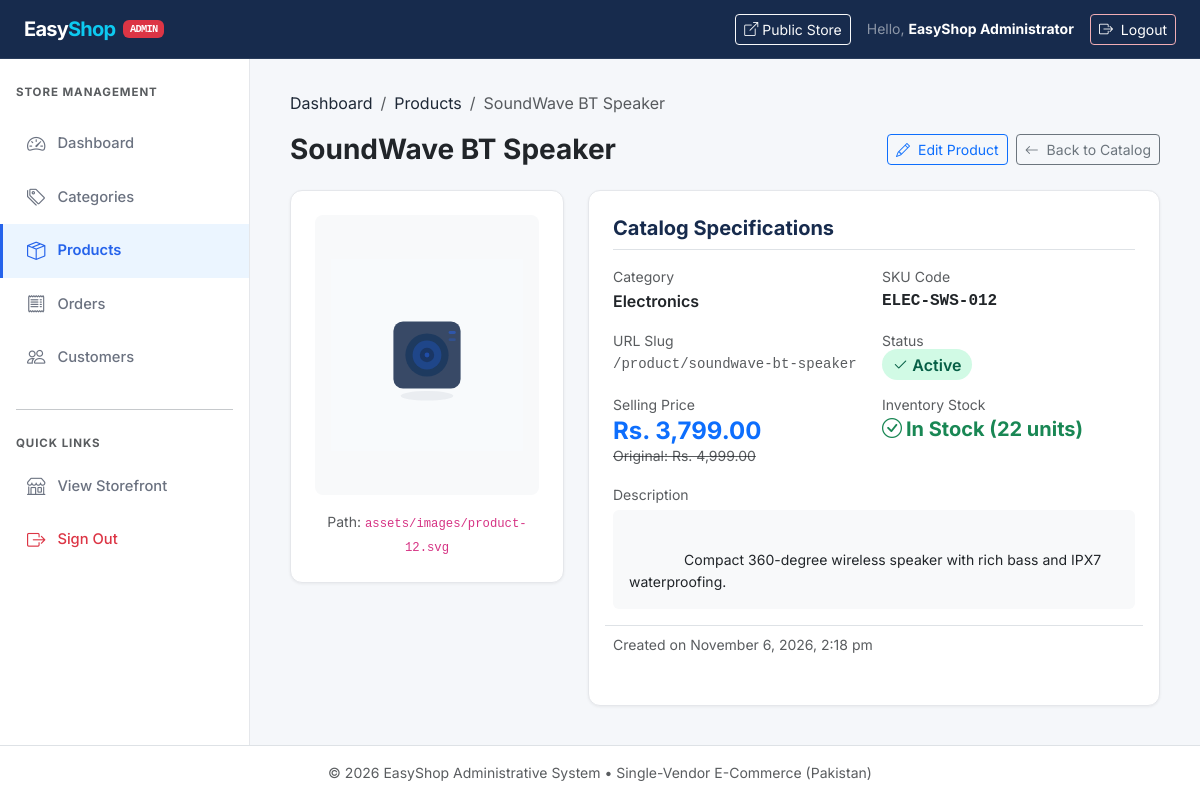
The app's page /admin/products/view.php?id=12 (signed in) with its own data.
### tables this page shows
CREATE TABLE `products` (
  `product_id` INT UNSIGNED NOT NULL AUTO_INCREMENT,
  `category_id` INT UNSIGNED NOT NULL,
  `product_name` VARCHAR(200) NOT NULL,
  `slug` VARCHAR(200) NOT NULL,
  `sku` VARCHAR(50) NOT NULL,
  `description` TEXT DEFAULT NULL,
  `price` DECIMAL(10, 2) NOT NULL,
  `original_price` DECIMAL(10, 2) DEFAULT NULL,
  `stock` INT UNSIGNED NOT NULL DEFAULT 0,
  `image` VARCHAR(255) NOT NULL,
  `status` ENUM('active', 'inactive') NOT NULL DEFAULT 'active',
  `is_featured` TINYINT(1) UNSIGNED NOT NULL DEFAULT 0,
  `created_at` TIMESTAMP NOT NULL DEFAULT CURRENT_TIMESTAMP,
  PRIMARY KEY (`product_id`),
  UNIQUE KEY `uq_products_slug` (`slug`),
  UNIQUE KEY `uq_products_sku` (`sku`),
  KEY `idx_products_category_id` (`category_id`),
  KEY `idx_products_status` (`status`),
  KEY `idx_products_featured` (`is_featured`),
  KEY `idx_products_price` (`price`),
  CONSTRAINT `fk_products_category` 
    FOREIGN KEY (`category_id`) 
    REFERENCES `categories` (`category_id`) 
    ON DELETE RESTRICT 
    ON UPDATE CASCADE
);

CREATE TABLE `categories` (
  `category_id` INT UNSIGNED NOT NULL AUTO_INCREMENT,
  `category_name` VARCHAR(100) NOT NULL,
  `slug` VARCHAR(100) NOT NULL,
  `description` TEXT DEFAULT NULL,
  `status` ENUM('active', 'inactive') NOT NULL DEFAULT 'active',
  `created_at` TIMESTAMP NOT NULL DEFAULT CURRENT_TIMESTAMP,
  PRIMARY KEY (`category_id`),
  UNIQUE KEY `uq_categories_slug` (`slug`),
  KEY `idx_categories_status` (`status`)
);

### includes/functions.php (called while the page is built, shortened)
<?php
function isLoggedIn() {
    return isset($_SESSION['user']) && !empty($_SESSION['user']['user_id']);
}
function currentUser() {
    return isLoggedIn() ? $_SESSION['user'] : null;
}
function e($data) {
    return htmlspecialchars((string)$data, ENT_QUOTES, 'UTF-8');
}
function format_pkr($amount, $showDecimals = false) {
    $val = (float)$amount;
    return 'Rs. ' . number_format($val, $showDecimals ? 2 : 0);
}
function get_product_image_url($path, $prefixPath = '') {
    $diskPath = __DIR__ . '/../' . ltrim($path, '/');
    if (file_exists($diskPath)) {
        return $prefixPath . ltrim($path, '/');
    }
    return $prefixPath . 'assets/images/product-placeholder.svg';
}

### admin/products/view.php (the view, shortened to what this page needs)
<?php
$activeNav   = 'products';
$depthPrefix = '../../';
require_once __DIR__ . '/../../includes/admin-header.php';
require_once __DIR__ . '/../../includes/admin-sidebar.php';
$productId = isset($_GET['id']) ? (int)$_GET['id'] : 0;
$stmt = mysqli_prepare($conn, "SELECT p.*, c.category_name
                               FROM products p
                               LEFT JOIN categories c ON p.category_id = c.category_id
                               WHERE p.product_id = ? LIMIT 1");
mysqli_stmt_bind_param($stmt, 'i', $productId);
mysqli_stmt_execute($stmt);
$res = mysqli_stmt_get_result($stmt);
$product = mysqli_fetch_assoc($res);
?>
<main class="admin-main">
  <div class="mb-4">
    <nav aria-label="breadcrumb">
      <ol class="breadcrumb small">
        <li class="breadcrumb-item"><a href="../index.php">Dashboard</a></li>
        <li class="breadcrumb-item"><a href="index.php">Products</a></li>
        <li class="breadcrumb-item active" aria-current="page"><?= e($product['product_name']) ?></li>
      </ol>
    </nav>
    <div class="d-flex flex-wrap justify-content-between align-items-center gap-2">
      <h1 class="h3 fw-bold text-dark mb-0"><?= e($product['product_name']) ?></h1>
      <div class="d-flex gap-2">
        <a href="edit.php?id=<?= (int)$product['product_id'] ?>" class="btn btn-outline-primary btn-sm">
          <i class="bi bi-pencil me-1"></i> Edit Product
        </a>
        <a href="index.php" class="btn btn-outline-secondary btn-sm">
          <i class="bi bi-arrow-left me-1"></i> Back to Catalog
        </a>
      </div>
    </div>
  </div>
  <div class="row g-4">
    <div class="col-lg-4">
      <div class="admin-card p-4 text-center">
        <div class="p-3 bg-light rounded-3 mb-3 d-flex align-items-center justify-content-center" style="min-height: 280px;">
          <img
            src="<?= e(get_product_image_url($product['image'], $depthPrefix)) ?>"
            alt="<?= e($product['product_name']) ?>"
            style="max-width: 100%; max-height: 250px; object-fit: contain;"
          >
        </div>
        <div class="text-muted small">
          Path: <code><?= e($product['image']) ?></code>
        </div>
      </div>
    </div>
    <div class="col-lg-8">
      <div class="admin-card p-4">
        <h5 class="fw-bold mb-3 border-bottom pb-2">Catalog Specifications</h5>
        <div class="row g-3 mb-4">
          <div class="col-sm-6">
            <div class="text-muted small">Category</div>
            <div class="fw-semibold text-dark fs-6"><?= e($product['category_name'] ?? 'Uncategorized') ?></div>
          </div>
          <div class="col-sm-6">
            <div class="text-muted small">SKU Code</div>
            <div class="fw-semibold font-monospace text-dark fs-6"><?= e($product['sku']) ?></div>
          </div>
          <div class="col-sm-6">
            <div class="text-muted small">URL Slug</div>
            <div class="text-muted small font-monospace">/product/<?= e($product['slug']) ?></div>
          </div>
          <div class="col-sm-6">
            <div class="text-muted small">Status</div>
            <div>
              <?php if ($product['status'] === 'active'): ?>
                <span class="badge-status-active"><i class="bi bi-check2 me-1"></i>Active</span>
              <?php else: ?>
                <span class="badge-status-inactive"><i class="bi bi-x me-1"></i>Inactive</span>
              <?php endif; ?>
            </div>
          </div>
          <div class="col-sm-6">
            <div class="text-muted small">Selling Price</div>
            <div class="h4 fw-bold text-primary mb-0"><?= format_pkr($product['price'], true) ?></div>
            <?php if (!empty($product['original_price'])): ?>
              <div class="text-muted small text-decoration-line-through">
                Original: <?= format_pkr($product['original_price'], true) ?>
              </div>
            <?php endif; ?>
          </div>
          <div class="col-sm-6">
            <div class="text-muted small">Inventory Stock</div>
            <div class="h5 fw-bold mb-0">
              <?php if ((int)$product['stock'] === 0): ?>
                <span class="text-danger"><i class="bi bi-x-circle me-1"></i>Out of Stock (0 units)</span>
              <?php elseif ((int)$product['stock'] <= 5): ?>
                <span class="text-warning"><i class="bi bi-exclamation-triangle me-1"></i>Low Stock (<?= (int)$product['stock'] ?> units)</span>
              <?php else: ?>
                <span class="text-success"><i class="bi bi-check-circle me-1"></i>In Stock (<?= (int)$product['stock'] ?> units)</span>
              <?php endif; ?>
            </div>
          </div>
          <div class="col-12">
            <div class="text-muted small mb-1">Description</div>
            <div class="p-3 bg-light rounded text-dark small" style="white-space: pre-wrap; line-height: 1.6;">
              <?= !empty($product['description']) ? e($product['description']) : '<em>No description provided.</em>' ?>
            </div>
          </div>
          <div class="col-12 text-muted small pt-2 border-top">
            Created on <?= date('F j, Y, g:i a', strtotime($product['created_at'])) ?>
          </div>
        </div>
      </div>
    </div>
  </div>
</main>
<?php require_once __DIR__ . '/../../includes/admin-footer.php'; ?>

### includes/admin-header.php (shortened to what this page needs)
<?php
$admin = currentUser();
$activeNav = $activeNav ?? 'dashboard';
$depthPrefix = $depthPrefix ?? '../';
?>
<!DOCTYPE html>
<html lang="en">
<head>
  <link href="https://cdn.jsdelivr.net/npm/bootstrap@5.3.2/dist/css/bootstrap.min.css" rel="stylesheet">
  <link href="https://cdn.jsdelivr.net/npm/bootstrap-icons@1.11.3/font/bootstrap-icons.min.css" rel="stylesheet">
  <link rel="stylesheet" href="<?= $depthPrefix ?>assets/css/style.css">
</head>
<body>
  <nav class="navbar navbar-expand-lg admin-navbar sticky-top">
    <div class="container-fluid px-3 px-lg-4">
      <a class="navbar-brand text-white d-flex align-items-center" href="<?= $depthPrefix ?>admin/index.php">
        <span class="text-white fw-bold fs-5">Easy</span><span class="text-info fw-bold fs-5">Shop</span>
        <span class="badge bg-danger ms-2 text-uppercase font-monospace" style="font-size: 0.65rem;">Admin</span>
      </a>
      <div class="d-flex align-items-center gap-3">
        <a href="<?= $depthPrefix ?>index.html" target="_blank" class="btn btn-outline-light btn-sm d-none d-sm-inline-flex align-items-center">
          <i class="bi bi-box-arrow-up-right me-1"></i> Public Store
        </a>
        <div class="text-white-50 small d-none d-md-inline">
          Hello, <strong class="text-white"><?= e($admin['name']) ?></strong>
        </div>
        <a href="<?= $depthPrefix ?>auth/logout.php" class="btn btn-outline-danger btn-sm text-white border-danger-subtle">
          <i class="bi bi-box-arrow-right me-1"></i> Logout
        </a>
      </div>
    </div>
  </nav>
  <div class="admin-layout">

### includes/admin-sidebar.php
<?php
$depthPrefix = $depthPrefix ?? '../';
$activeNav   = $activeNav ?? 'dashboard';
?>
<aside class="admin-sidebar">
  <div class="px-3 mb-3 d-none d-lg-block">
    <div class="small text-uppercase fw-bold text-muted" style="font-size: 0.72rem; letter-spacing: 0.08em;">
      Store Management
    </div>
  </div>
  <nav class="nav flex-column">
    <a href="<?= $depthPrefix ?>admin/index.php" class="admin-nav-link <?= $activeNav === 'dashboard' ? 'active' : '' ?>">
      <i class="bi bi-speedometer2"></i> Dashboard
    </a>
    <a href="<?= $depthPrefix ?>admin/categories/index.php" class="admin-nav-link <?= $activeNav === 'categories' ? 'active' : '' ?>">
      <i class="bi bi-tags"></i> Categories
    </a>
    <a href="<?= $depthPrefix ?>admin/products/index.php" class="admin-nav-link <?= $activeNav === 'products' ? 'active' : '' ?>">
      <i class="bi bi-box-seam"></i> Products
    </a>
    <a href="<?= $depthPrefix ?>admin/orders/index.php" class="admin-nav-link <?= $activeNav === 'orders' ? 'active' : '' ?>">
      <i class="bi bi-receipt"></i> Orders
    </a>
    <a href="<?= $depthPrefix ?>admin/customers/index.php" class="admin-nav-link <?= $activeNav === 'customers' ? 'active' : '' ?>">
      <i class="bi bi-people"></i> Customers
    </a>
  </nav>
  <hr class="mx-3 my-4 d-none d-lg-block">
  <div class="px-3 mb-2 d-none d-lg-block">
    <div class="small text-uppercase fw-bold text-muted" style="font-size: 0.72rem; letter-spacing: 0.08em;">
      Quick Links
    </div>
  </div>
  <nav class="nav flex-column d-none d-lg-flex">
    <a href="<?= $depthPrefix ?>index.html" target="_blank" class="admin-nav-link">
      <i class="bi bi-shop"></i> View Storefront
    </a>
    <a href="<?= $depthPrefix ?>auth/logout.php" class="admin-nav-link text-danger">
      <i class="bi bi-box-arrow-right"></i> Sign Out
    </a>
  </nav>
</aside>

### includes/admin-footer.php (shortened to what this page needs)
  </div>
  <footer class="py-3 text-center text-muted small bg-white border-top mt-auto">
    <div class="container-fluid">
      &copy; <?= date('Y') ?> EasyShop Administrative System &bull; Single-Vendor E-Commerce (Pakistan)
    </div>
  </footer>
</body>
</html>

### assets/css/style.css (style rules this page uses)
:root { --color-primary: #172B4D; --color-accent: #2563EB; --color-accent-hover: #1D4ED8; --color-accent-light: #EBF5FF; --color-bg: #FFFFFF; --color-bg-secondary: #F5F7FA; --color-text: #1F2937; --color-text-muted: #6B7280; --color-text-light: #9CA3AF; --color-border: #E5E7EB; --color-danger: #EF4444; --color-success: #10B981; --color-warning: #F59E0B; --color-white: #FFFFFF; --font-family: 'Inter', -apple-system, BlinkMacSystemFont, 'Segoe UI', sans-serif; --radius-sm: 6px; --radius-md: 8px; --radius-lg: 12px; --radius-xl: 16px; --shadow-sm: 0 1px 3px rgba(0, 0, 0, 0.06); --shadow-md: 0 4px 16px rgba(0, 0, 0, 0.08); --shadow-lg: 0 8px 30px rgba(0, 0, 0, 0.12); --shadow-xl: 0 12px 40px rgba(0, 0, 0, 0.15); --transition: 0.3s ease; --transition-fast: 0.2s ease; }
*, *::before, *::after { box-sizing: border-box; }
html { scroll-behavior: smooth; }
body { font-family: var(--font-family); color: var(--color-text); background-color: var(--color-bg); line-height: 1.6; -webkit-font-smoothing: antialiased; -moz-osx-font-smoothing: grayscale; overflow-x: hidden; }
img { max-width: 100%; height: auto; }
a { text-decoration: none; color: inherit; transition: color var(--transition-fast); }
h1, h2, h3, h4, h5, h6 { color: var(--color-primary); font-weight: 700; line-height: 1.3; }
.navbar-brand { font-size: 1.6rem; font-weight: 800; letter-spacing: -0.03em; }

### includes/admin-header.php (style rules this page uses)
body { background-color: var(--color-bg-secondary); min-height: 100vh; display: flex; flex-direction: column; }
.admin-navbar { background-color: var(--color-primary); color: var(--color-white); border-bottom: 1px solid rgba(255,255,255,0.08); z-index: 1030; }
.admin-layout { flex: 1; display: flex; }
.admin-sidebar { width: 250px; background-color: #FFFFFF; border-right: 1px solid var(--color-border); flex-shrink: 0; padding: 1.5rem 0; }
.admin-nav-link { display: flex; align-items: center; gap: 0.75rem; padding: 0.75rem 1.5rem; color: var(--color-text-muted); font-weight: 500; font-size: 0.92rem; transition: all var(--transition-fast); border-left: 3px solid transparent; text-decoration: none; }
.admin-nav-link.active { background-color: var(--color-accent-light); color: var(--color-accent); border-left-color: var(--color-accent); font-weight: 600; }
.admin-nav-link i { font-size: 1.15rem; }
.admin-main { flex: 1; padding: 2rem 2.5rem; overflow-x: auto; }
.admin-card { background: #FFFFFF; border-radius: var(--radius-lg); border: 1px solid var(--color-border); box-shadow: var(--shadow-sm); }
.badge-status-active { background-color: #D1FAE5; color: #065F46; font-weight: 600; padding: 0.35rem 0.65rem; border-radius: 20px; }

### records on screen
products: product_name "SoundWave BT Speaker", image (picture), image "assets/images/product-12.svg", category.category_name "Electronics", sku "ELEC-SWS-012", slug "soundwave-bt-speaker", price "Rs. 3,799.00", original_price "Rs. 4,999.00", stock "22", description "Compact 360-degree wireless speaker with rich bass and IPX7 waterproofing.", created_at "November 6, 2026, 2:18 pm"

### other values on screen
$admin['name'] "EasyShop Administrator"
